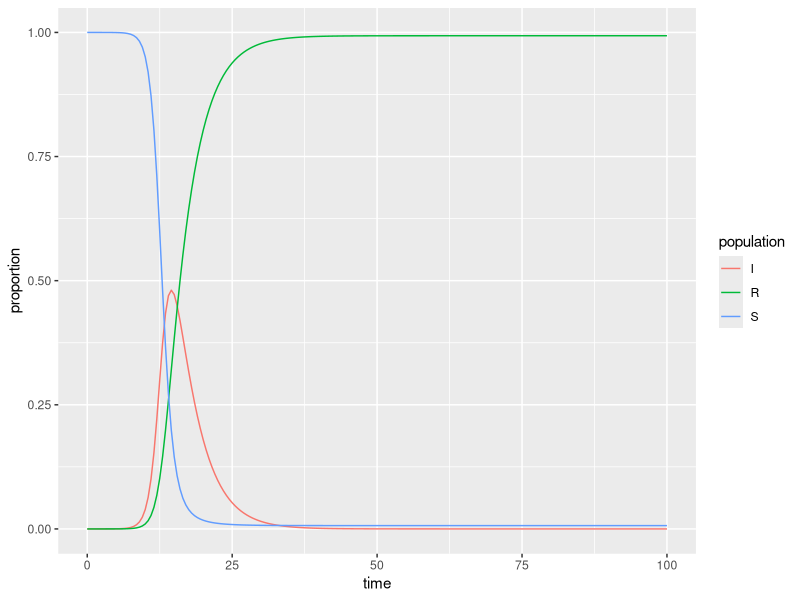

This chart was generated by the following R code:
## ---- chunk 1
#| message: false
#| warning: false
library(tidyverse)
library(deSolve)
## ---- chunk 2
# Proportion in each compartment: Susceptible 0.999999, Infected 0.000001, Recovered 0 (these are directly from the example linked above) ----
init <- c(S = 1-1e-6, I = 1e-6, R = 0.0)

# beta: infection parameter; gamma: recovery parameter ----
# changed the beta parameter from 2.316 to 1.316
parameters <- c(beta = 1.316, gamma = 0.261)

# time frame ----
times <- seq(0, 100, by = 0.5)
## ---- chunk 3
# Build the function with all ----
sir <- function(time, init, parameters) {

  with(as.list(c(init, parameters)), {
    dS <- -beta * S * I
    dI <-  beta * S * I - gamma * I
    dR <-  gamma * I
    
    return(list(c(dS, dI, dR)))
    
  })
  
}
## ---- chunk 4
# Solve using `deSolve::ode()` ----
approximation <- ode(y = init, times = times, func = sir, parms = parameters)
## ---- chunk 5
# Get output into a data frame ----
approx_df <- as.data.frame(approximation)

# Pivot longer so R will do the work for us ----
approx_long <- approx_df %>% 
  pivot_longer(cols = S:R, names_to = "population", values_to = "proportion")
## ---- chunk 6
ggplot(data = approx_long, aes(x = time, y = proportion)) +
  geom_line(aes(color = population))
